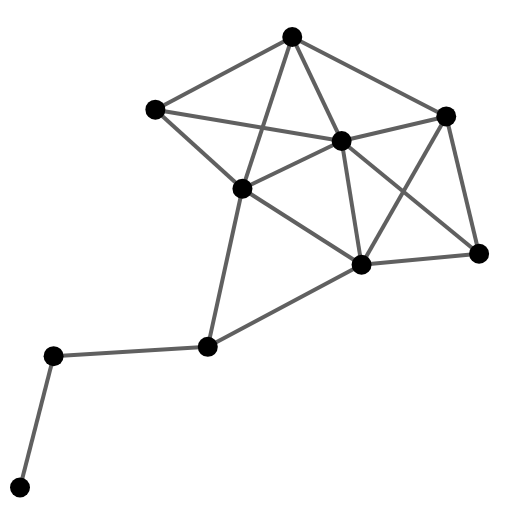

Notebook cell for this chart:
### Markdown cell above
## Using altair interactive selections for nodes

A quick example illustrating how to use interactive altair selections with nodes.

Here we highlight the nearest node to the mouse pointer in red.

### Code cell
G = nx.krackhardt_kite_graph()

nearest_node = alt.selection_point(nearest=True, on='mouseover',fields=['x', 'y'], empty=False)

alph(
    G,
    layout_fn = lambda g: nx.spring_layout(g, k=1, seed=20),
    node_args = dict(
      fill=alt.condition(nearest_node, alt.value("red"), alt.value("black")),
    ),
    nodes_layer_params=nearest_node,
).configure_view(strokeWidth=0).properties(width=240, height=240)

### Figure 1 — Vega-Lite specification as saved in the notebook (floating-point values rounded to 4 significant figures)
{"$schema": "https://vega.github.io/schema/vega-lite/v5.16.3.json", "config": {"view": {"continuousHeight": 300, "continuousWidth": 300, "strokeWidth": 0}}, "datasets": {"data-c08fa5e6125e6b9b5b39ba9d5c5978bd": [{"edge": 0, "pair": [0, 1], "source": 0, "target": 1, "x": 453.7, "y": 521.4}, {"edge": 0, "pair": [0, 1], "source": 0, "target": 1, "x": 710.4, "y": 430.3}, {"edge": 1, "pair": [0, 2], "source": 0, "target": 2, "x": 453.7, "y": 521.4}, {"edge": 1, "pair": [0, 2], "source": 0, "target": 2, "x": 225.6, "y": 438.1}, {"edge": 2, "pair": [0, 3], "source": 0, "target": 3, "x": 453.7, "y": 521.4}, {"edge": 2, "pair": [0, 3], "source": 0, "target": 3, "x": 536.1, "y": 402.2}, {"edge": 3, "pair": [0, 5], "source": 0, "target": 5, "x": 453.7, "y": 521.4}, {"edge": 3, "pair": [0, 5], "source": 0, "target": 5, "x": 370.7, "y": 347.5}, {"edge": 4, "pair": [1, 3], "source": 1, "target": 3, "x": 710.4, "y": 430.3}, {"edge": 4, "pair": [1, 3], "source": 1, "target": 3, "x": 536.1, "y": 402.2}, {"edge": 5, "pair": [1, 4], "source": 1, "target": 4, "x": 710.4, "y": 430.3}, {"edge": 5, "pair": [1, 4], "source": 1, "target": 4, "x": 765.2, "y": 273.0}, {"edge": 6, "pair": [1, 6], "source": 1, "target": 6, "x": 710.4, "y": 430.3}, {"edge": 6, "pair": [1, 6], "source": 1, "target": 6, "x": 569.3, "y": 260.4}, {"edge": 7, "pair": [2, 3], "source": 2, "target": 3, "x": 225.6, "y": 438.1}, {"edge": 7, "pair": [2, 3], "source": 2, "target": 3, "x": 536.1, "y": 402.2}, {"edge": 8, "pair": [2, 5], "source": 2, "target": 5, "x": 225.6, "y": 438.1}, {"edge": 8, "pair": [2, 5], "source": 2, "target": 5, "x": 370.7, "y": 347.5}, {"edge": 9, "pair": [3, 4], "source": 3, "target": 4, "x": 536.1, "y": 402.2}, {"edge": 9, "pair": [3, 4], "source": 3, "target": 4, "x": 765.2, "y": 273.0}, {"edge": 10, "pair": [3, 5], "source": 3, "target": 5, "x": 536.1, "y": 402.2}, {"edge": 10, "pair": [3, 5], "source": 3, "target": 5, "x": 370.7, "y": 347.5}, {"edge": 11, "pair": [3, 6], "source": 3, "target": 6, "x": 536.1, "y": 402.2}, {"edge": 11, "pair": [3, 6], "source": 3, "target": 6, "x": 569.3, "y": 260.4}, {"edge": 12, "pair": [4, 6], "source": 4, "target": 6, "x": 765.2, "y": 273.0}, {"edge": 12, "pair": [4, 6], "source": 4, "target": 6, "x": 569.3, "y": 260.4}, {"edge": 13, "pair": [5, 6], "source": 5, "target": 6, "x": 370.7, "y": 347.5}, {"edge": 13, "pair": [5, 6], "source": 5, "target": 6, "x": 569.3, "y": 260.4}, {"edge": 14, "pair": [5, 7], "source": 5, "target": 7, "x": 370.7, "y": 347.5}, {"edge": 14, "pair": [5, 7], "source": 5, "target": 7, "x": 313.0, "y": 166.4}, {"edge": 15, "pair": [6, 7], "source": 6, "target": 7, "x": 569.3, "y": 260.4}, {"edge": 15, "pair": [6, 7], "source": 6, "target": 7, "x": 313.0, "y": 166.4}, {"edge": 16, "pair": [7, 8], "source": 7, "target": 8, "x": 313.0, "y": 166.4}, {"edge": 16, "pair": [7, 8], "source": 7, "target": 8, "x": 56.02, "y": 155.6}, {"edge": 17, "pair": [8, 9], "source": 8, "target": 9, "x": 56.02, "y": 155.6}, {"edge": 17, "pair": [8, 9], "source": 8, "target": 9, "x": 0, "y": 5.102}], "data-f768e4b1d45986577a4d970f025883ed": [{"__node_r": 5, "__node_size": 100, "x": 453.7, "y": 521.4}, {"__node_r": 5, "__node_size": 100, "x": 710.4, "y": 430.3}, {"__node_r": 5, "__node_size": 100, "x": 225.6, "y": 438.1}, {"__node_r": 5, "__node_size": 100, "x": 536.1, "y": 402.2}, {"__node_r": 5, "__node_size": 100, "x": 765.2, "y": 273.0}, {"__node_r": 5, "__node_size": 100, "x": 370.7, "y": 347.5}, {"__node_r": 5, "__node_size": 100, "x": 569.3, "y": 260.4}, {"__node_r": 5, "__node_size": 100, "x": 313.0, "y": 166.4}, {"__node_r": 5, "__node_size": 100, "x": 56.02, "y": 155.6}, {"__node_r": 5, "__node_size": 100, "x": 0, "y": 5.102}]}, "height": 240, "layer": [{"data": {"name": "data-c08fa5e6125e6b9b5b39ba9d5c5978bd"}, "encoding": {"color": {"value": "#606060"}, "detail": {"field": "edge", "type": "quantitative"}, "opacity": {"value": 1}, "strokeWidth": {"value": 2}, "x": {"axis": {"domain": false, "grid": false, "labels": false, "ticks": false, "title": ""}, "field": "x", "type": "quantitative"}, "y": {"axis": {"domain": false, "grid": false, "labels": false, "ticks": false, "title": ""}, "field": "y", "type": "quantitative"}}, "mark": {"type": "line"}}, {"data": {"name": "data-f768e4b1d45986577a4d970f025883ed"}, "encoding": {"fill": {"condition": {"empty": false, "param": "param_1", "value": "red"}, "value": "black"}, "opacity": {"value": 1}, "size": {"value": 100}, "stroke": {"value": "#565656"}, "strokeWidth": {"value": 0}, "tooltip": [], "x": {"axis": {"domain": false, "grid": false, "labels": false, "ticks": false, "title": ""}, "field": "x", "type": "quantitative"}, "y": {"axis": {"domain": false, "grid": false, "labels": false, "ticks": false, "title": ""}, "field": "y", "type": "quantitative"}}, "mark": {"type": "circle"}, "name": "view_1"}], "params": [{"name": "param_1", "select": {"fields": ["x", "y"], "nearest": true, "on": "mouseover", "type": "point"}, "views": ["view_1"]}], "resolve": {"scale": {"color": "independent", "fill": "independent", "opacity": "independent", "size": "independent", "strokeWidth": "independent"}}, "width": 240}
